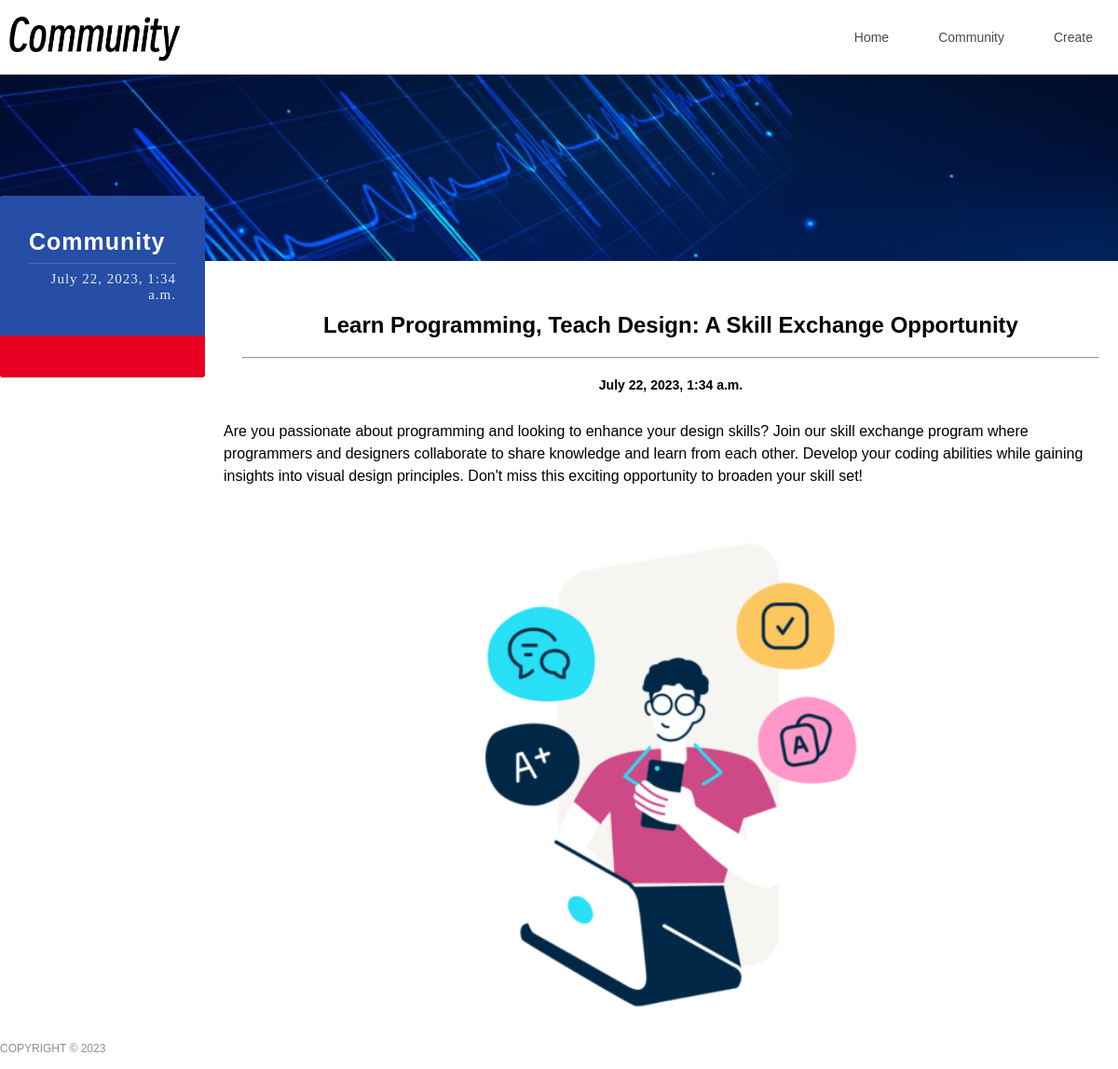
/community/6/, run on the app's committed database.
### app/models.py (models this page shows, shortened)
class WriteSomething(models.Model):
    title = models.CharField(max_length=100)
    content = models.TextField()
    image = models.ImageField(upload_to='images/', blank=True, null=True, validators=[FileExtensionValidator(['jpg', 'jpeg', 'png'])])
    created_at = models.DateTimeField(auto_now_add=True)

### app/views.py (the view)
# urls.py: path('community/<int:content_id>/', views.content, name='content'),
def content(request,content_id):
    data = get_object_or_404(WriteSomething, id=content_id)
    return render(request, "content.html",{"data":data})

### app/templates/content.html (shortened to what this page needs)
<!DOCTYPE html
    PUBLIC "-//W3C//DTD XHTML 1.0 Transitional//EN" "http://www.w3.org/TR/xhtml1/DTD/xhtml1-transitional.dtd">
<html xmlns="http://www.w3.org/1999/xhtml">
<head>
    <link rel="stylesheet" type="text/css" href="/static/css/lib.css">
    <link rel="stylesheet" type="text/css" href="/static/css/style2.css">
    <link rel="stylesheet" type="text/css" href="/static/css/1362.css">
</head>
<body>
    <div id="header" class="index_nav">
        <div class="content">
            <a href="index.html" id="logo"><img src="/static/images/logo3.png" height="40" /></a>
            <ul id="nav">
                <li class="navitem">
                    <a class="nav-a  " href="/" target="_self"><span data-title="Home">Home</span></a>
                </li>
                <li class="navitem">
                    <a class="nav-a " href="/community" target="_self"><span data-title="Community">Community</span></a>
                </li>
                <li class="navitem">
                    <a class="nav-a " href="/create" target="_self"><span data-title="Create">Create</span></a>
                </li>
            </ul>
        </div>
    </div>
    <div id="sitecontent">
        <div id="newsPage" class="npagePage Pagenews">
            <div id="banner">
                <div style="background-image:url(/static/images/1482763780963.jpg);"></div>
            </div>
            <div class="content">
                <div class="header">
                    <p class="title">Community</p>
                    <p class="subtitle">{{ data.created_at }}</p>
                </div>
                <div id="category">
                </div>
                <div id="newslist">
                    <div class="wrapper" style="color: #000;">
                        <h1>{{ data.title }}</h1>
                        <hr style="margin: 20px;">
                        <h3>{{ data.created_at }}</h3>
                        <div  style="line-height: 150%; font-size: 16px; text-align: left; margin: 30px auto;">
                            {{ data.content }}<br>
                        </div>
                        <img src="{{ data.image.url }}" width="100%" alt="" srcset="">
                    </div>
                </div>
            </div>
        </div>
    </div>
    <div id="footer">
        <p>COPYRIGHT © 2023</p>
    </div>
</body>
</html>

### app/static/css/style2.css (style rules this page uses)
* { padding: 0; margin: 0; }
ul li { list-style: none; }
a { text-decoration: none; }
img { border: none; float: left; }
html, body { font: 12px Arial; color: #929292; width: 100%; height: 100%; background: #fff }
body { overflow-x: hidden; min-width: 1200px }
#header { width: 100%; height: auto; position: fixed; padding-top: 20px; font-size: 14px; transition: all ease .3s; z-index: 99; transition-property: padding, background }
#header .content { padding: 0 40px; }
#header #logo { width: auto; height: 40px; display: block; float: left; margin-right: 50px }
#header ul li.navitem { padding: 0 20px 10px 20px; width: auto; height: 50px; line-height: 40px; float: left; position: relative; }
#header ul li.navitem a { color: #fff; transition: none ease-out .3s; transition-property: color, background, text-indent, opacity }
#sitecontent { height: auto; min-height: 1000px; }
.content .header { padding-bottom: 50px; padding-top: 80px }
.content .header p { text-align: center; }
.content .header p.title { color: #444; font-size: 26px }
.content .header p.subtitle { color: #c1c1c1; font-size: 16px }
#newslist, #newslist .wrapper, #indexPage #mnews .content_list { height: 100%; width: 100% }
#newslist { margin: 0 auto }
.npagePage #banner { width: 100%; height: 380px; position: relative; }
.npagePage #banner div { background-color: #39383E; background-repeat: no-repeat; background-position: center; background-size: cover; position: fixed; width: 100%; height: 380px; }
.npagePage .content { background-color: #fff; position: relative; z-index: 1 }
#category { text-align: center; padding-bottom: 50px }
#footer { background: #000; width: 100%; position: relative; z-index: 2 }
#footer p { text-align: right; padding: 20px; font-size: 12px; color: #8e8e8e; height: 20px; line-height: 20px }

### app/static/css/1362.css (style rules this page uses)
#header { background:#fff;padding-top: 0px; }
#header .content { padding:0px }
#header ul#nav { float:right; }
#header ul li.navitem { transition: all 0.4s ease-out 0s; padding: 0px 1px 0px 0px !important; line-height: 40px; }
#header ul li.navitem a { color:#4b4b4b;display: inline-block;padding: 20px 26px; }
.Pagenews .content { text-align:center; }
.Pagenews #newslist { width:960px; float:right;padding-top:0px; margin-top: -95px; }
#footer { background:#fff; }
#footer p { width:1200px; margin:0 auto; height:44px; line-height:44px; padding:0; text-align:left; }
.npagePage #banner, .npagePage #banner div { height:200px; }
#header .content { text-align:center;width: 1200px;margin: 0 auto;height:80px;position: relative; }
#header .content img { float:none; }
#header #logo { margin-top:12px;float:left; }
.content .header p.subtitle { font-family:HELVETICANEUELTPRO-THEX; }
#header #logo img { transform: scale(1, 1); transition: all 0.3s ease-out 0s; transition: all 0.3s cubic-bezier(0.215, 0.61, 0.355, 1) 0s;height:55px; width: auto }
.npagePage #banner { padding-top:80px; height:200px; }
.npagePage #banner div { height:200px; position:relative; }
.content .header p.title { font-size:26px; color:#444;margin-bottom: 8px; }
.npagePage .content { width:1200px; margin:0 auto; }
.npagePage #category { padding-top: 15px; margin-left: 0px;padding-bottom: 30px;width: 205px;float: left;padding-left: 15px;text-align: left;margin-top: -120px;background-color: #E60021;border-radius: 0px 0px 3px 3px; }
.npagePage #banner::before { width:100%;height:auto; content: '';display: block; }
.Pagenews .content .header { padding-bottom: 30px;width: 220px;background-color: #264EA7;position: relative;top: -70px;height: 70px;padding-top: 40px !important;border-radius:3px 3px 0px 0px; }
.Pagenews .content .header p.title { text-align: left;margin-left: 31px; white-space: nowrap;overflow: hidden;font-weight: bold;font-size: 25px;padding-bottom: 8px;margin-top: -5px;width: 158px; margin-bottom: 8px;border-bottom: 1px solid rgba(255, 255, 255, 0.16);letter-spacing: 1px;color: #fff; }
.Pagenews .content .header p.subtitle { float:right;letter-spacing: 1px;font-size: 15px;display: inline-block;color: #EAEAEA;margin-top: 0px; margin-right: 31px;width: 150px;overflow: hidden;text-align:right; }
.npagePage .content .header { padding-bottom: 40px;padding-top: 70px; }
.Pagenews #category { margin-top: -70px; }

### data on the page
WriteSomething: created_at "July 22, 2023, 1:34 a.m.", title "Learn Programming, Teach Design: A Skill Exchange Opportunity", content "Are you passionate about programming and looking to enhance your design skills? Join our skill exchange program where programmers and designers collaborate to share knowledge and learn from each other. Develop your coding abilities while gaining insights into visual design principles. Don't miss this exciting opportunity to broaden your skill set!", image (picture)
